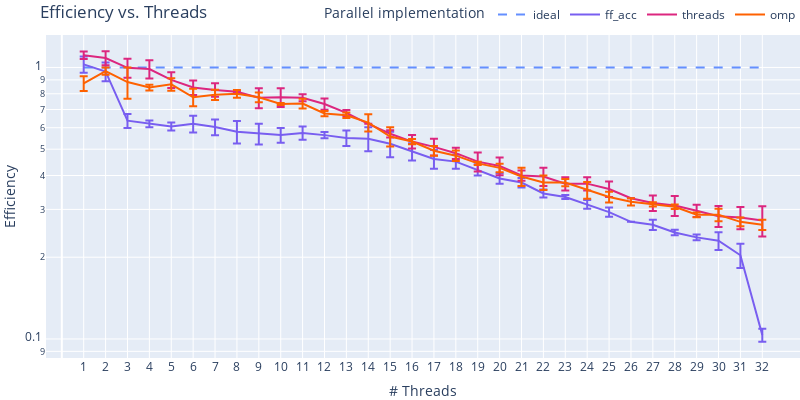

Notebook cell for this chart:
### Code cell
plot_metrics(y="efficiency", title="Efficiency vs. Threads", xtitle="# Threads", ytitle="Efficiency")
